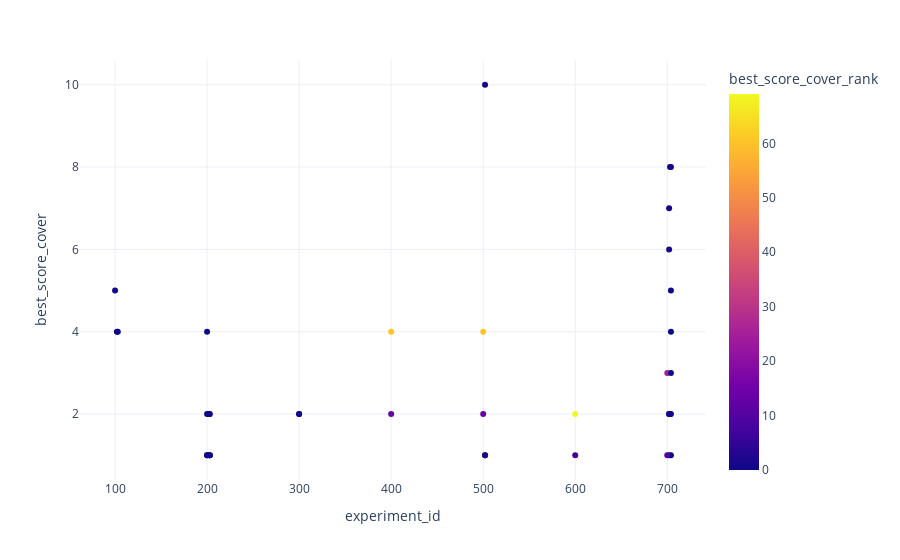

Source (notebook cell):
### Code cell
fig = px.scatter(df[df['best_score_cover'] <= 10], x="experiment_id", y="best_score_cover", color='best_score_cover_rank', template='plotly_white')
fig.show()

### Figure 1 — Plotly figure (JSON) as saved in the notebook; plotly's stock layout.template omitted (floating-point values rounded to 4 significant figures)
{"data": [{"hovertemplate": "experiment_id=%{x}<br>best_score_cover=%{y}<br>best_score_cover_rank=%{marker.color}<extra></extra>", "legendgroup": "", "marker": {"color": [24.91, 1.27, 0.008706, 0.007543, 0.1785, 1.184, 0.6862, 0.008419, 0.05123, 0.2839, 0.000544, 0.1234, 1.382, 0.004314, 0.9997, 60.46, 60.62, 1.577, 69.05, 2.384, 0.01626, 1.141, 0.2388, 0.06772, 1.75, 2.324, 0.8109, 0.01083, 0.1014, 0.3069, 0.001104, 0.9997, 12.77, 13.19, 0.9774, 7.191, 9.962, 1.549, 0.006532], "coloraxis": "coloraxis", "symbol": "circle"}, "mode": "markers", "name": "", "orientation": "v", "showlegend": false, "type": "scatter", "x": [700, 702, 704, 704, 200, 702, 703, 704, 200, 202, 203, 200, 202, 203, 300, 400, 500, 502, 600, 702, 704, 100, 102, 103, 502, 702, 703, 704, 200, 202, 203, 300, 400, 500, 502, 600, 700, 702, 704], "xaxis": "x", "y": [3, 7, 8, 5, 4, 2, 8, 2, 1, 2, 2, 1, 1, 1, 2, 4, 4, 1, 2, 2, 3, 5, 4, 4, 1, 1, 2, 1, 2, 2, 1, 2, 2, 2, 10, 1, 1, 6, 4], "yaxis": "y"}], "layout": {"autosize": true, "coloraxis": {"colorbar": {"title": {"text": "best_score_cover_rank"}}, "colorscale": [[0, "#0d0887"], [0.1111, "#46039f"], [0.2222, "#7201a8"], [0.3333, "#9c179e"], [0.4444, "#bd3786"], [0.5556, "#d8576b"], [0.6667, "#ed7953"], [0.7778, "#fb9f3a"], [0.8889, "#fdca26"], [1, "#f0f921"]]}, "legend": {"tracegroupgap": 0}, "margin": {"t": 60}, "xaxis": {"anchor": "y", "autorange": true, "domain": [0, 1], "range": [62.97, 741.0], "title": {"text": "experiment_id"}, "type": "linear"}, "yaxis": {"anchor": "x", "autorange": true, "domain": [0, 1], "range": [0.3031, 10.7], "title": {"text": "best_score_cover"}, "type": "linear"}}}
